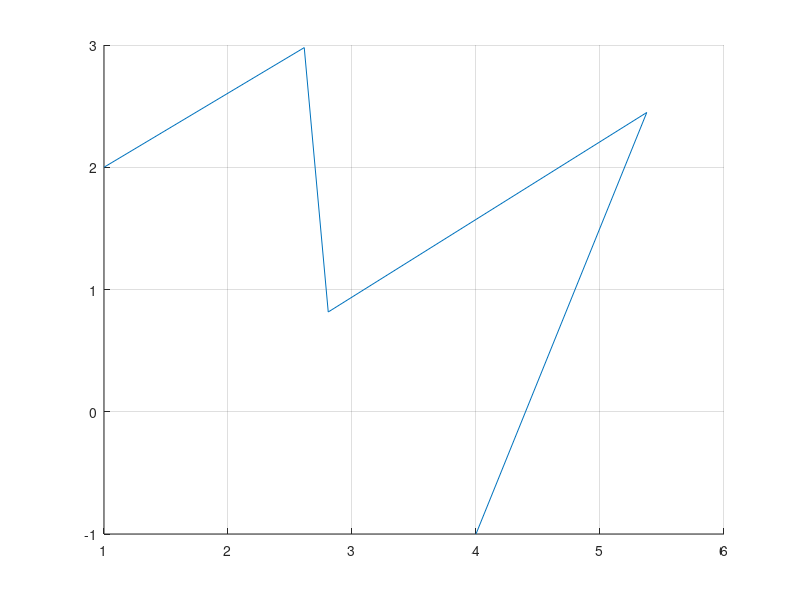

MATLAB code to generate this figure: (Note: this script raises an error after producing the figure.)
clear;
%close all;

hold on;
grid on;

%% init control point
control_point =[1,2;1,2;2.61479049825092,2.97862817676773;2.80837016044980,0.815985025115673;5.37716725370785,2.44795007987969;4,-1;4,-1];
plot(control_point(:,1), control_point(:,2));

k = 3;
n = 5;

knots = [0,0,0,0,0.197901546205980,0.407352087233569,0.602861986117260,1,1,1,1];

mm=0;
m = 101;
X = ones(m, 2);

for j=1:(n-1)
    uu=(knots(j+3)):0.01:knots(j+4);
    for kk=1:length(uu)
        mm=mm+1;
        X(mm,1)=control_point(j,1)*RCoxdeBoor(j,3,knots,uu(kk))+control_point(j+1,1)*RCoxdeBoor(j+1,3,knots,uu(kk))+control_point(j+2,1)*RCoxdeBoor(j+2,3,knots,uu(kk))+control_point(j+3,1)*RCoxdeBoor(j+3,3,knots,uu(kk));
        X(mm,2)=control_point(j,2)*RCoxdeBoor(j,3,knots,uu(kk))+control_point(j+1,2)*RCoxdeBoor(j+1,3,knots,uu(kk))+control_point(j+2,2)*RCoxdeBoor(j+2,3,knots,uu(kk))+control_point(j+3,2)*RCoxdeBoor(j+3,3,knots,uu(kk));
    end
end

plot(X(:,1),X(:,2),'*');
 
xlabel('x');ylabel('y');